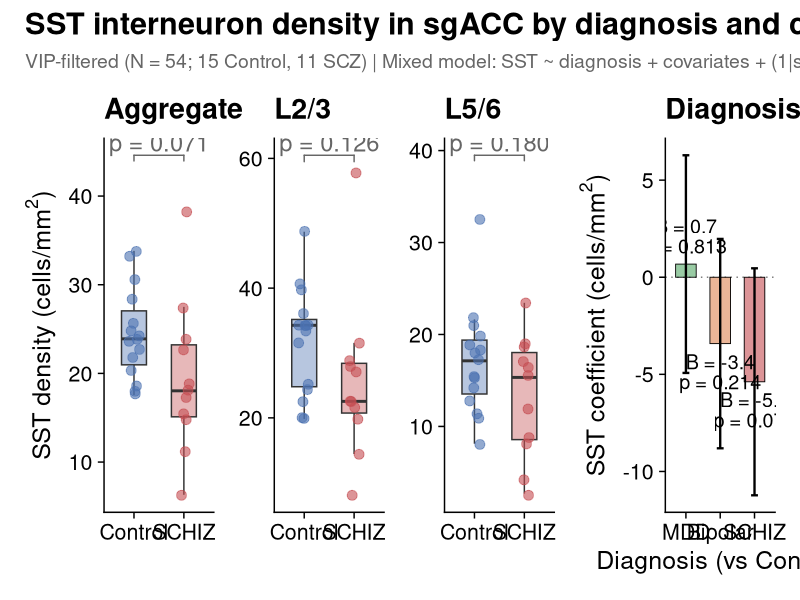
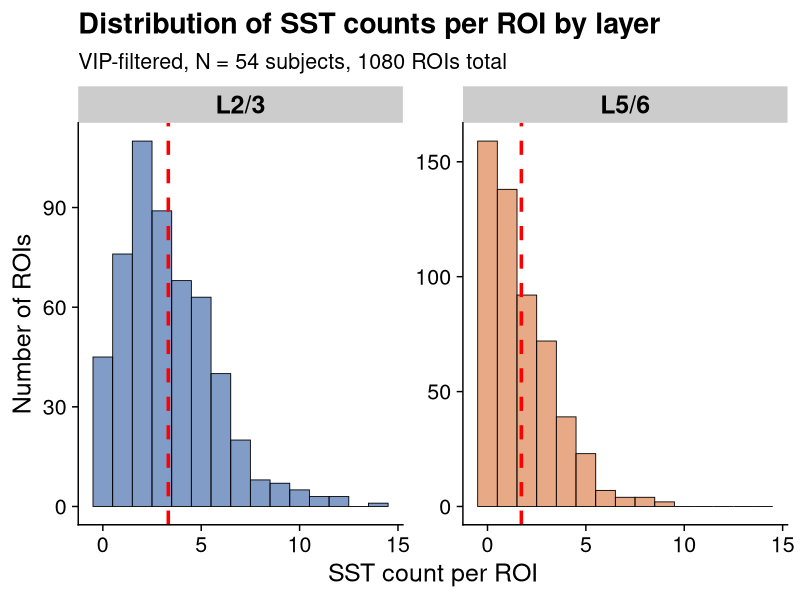

Source code (R) for these figures, in order:
## ---- chunk 1
knitr::opts_chunk$set(echo = TRUE, fig.width = 10, fig.height = 6, dpi = 150,
                      warning = FALSE, message = FALSE)
library(tidyverse)
library(cowplot)
library(ggsignif)
library(patchwork)
theme_set(theme_cowplot(font_size = 18))
## ---- chunk 2
# Single consolidated dataset — all 68 R-section subjects
# vip_pass column indicates VIP t-test quality filter (p < 0.05)
df_all <- read_csv("../data/sst_analysis_data.csv", show_col_types = FALSE) %>%
  mutate(
    layer = factor(layer, levels = c("L2/3", "L5/6")),
    diagnosis = factor(diagnosis, levels = c("Control", "MDD", "Bipolar", "SCHIZ"))
  )

# Convert counts to density (cells/mm²)
# FOV = 333 x 333 µm = 0.110889 mm²
fov_area_mm2 <- 0.110889
df_all <- df_all %>% mutate(SST_density = SST / fov_area_mm2)

# Primary analysis: VIP-filtered subjects
df_filt <- df_all %>% filter(vip_pass)

n_all <- n_distinct(df_all$subject)
n_filt <- n_distinct(df_filt$subject)
cat(sprintf("Total subjects: %d | VIP-filtered: %d\n", n_all, n_filt))
cat(sprintf("Diagnosis (filtered): %s\n",
            paste(df_filt %>% distinct(subject, diagnosis) %>% count(diagnosis) %>%
                    mutate(label = sprintf("%s=%d", diagnosis, n)) %>% pull(label),
                  collapse = ", ")))
## ---- chunk 3
diag_colors <- c(Control = "#4C72B0", SCHIZ = "#C44E52")

# Control vs SCHIZ only (VIP-filtered)
df_cs <- df_filt %>% filter(diagnosis %in% c("Control", "SCHIZ")) %>% droplevels()
n_ctrl <- n_distinct(df_cs$subject[df_cs$diagnosis == "Control"])
n_schiz <- n_distinct(df_cs$subject[df_cs$diagnosis == "SCHIZ"])

# Per-subject means
subj_means <- df_cs %>%
  group_by(subject, diagnosis) %>%
  summarise(SST_density = mean(SST_density, na.rm = TRUE), .groups = "drop")

subj_layer_means <- df_cs %>%
  group_by(subject, diagnosis, layer) %>%
  summarise(SST_density = mean(SST_density, na.rm = TRUE), .groups = "drop")

density_label <- bquote("SST density (cells/"*mm^2*")")

# Panel A: Aggregate
p_agg <- ggplot(subj_means, aes(x = diagnosis, y = SST_density, fill = diagnosis)) +
  geom_boxplot(alpha = 0.4, outlier.shape = NA, width = 0.5) +
  geom_jitter(aes(color = diagnosis), width = 0.12, size = 3, alpha = 0.6) +
  scale_fill_manual(values = diag_colors, guide = "none") +
  scale_color_manual(values = diag_colors, guide = "none") +
  geom_signif(comparisons = list(c("Control", "SCHIZ")),
              annotations = "p = 0.071", y_position = 43,
              tip_length = 0.02, textsize = 6, color = "grey40") +
  labs(x = NULL, y = density_label, title = "Aggregate")

# Panel B: L2/3 only
p_l23 <- ggplot(subj_layer_means %>% filter(layer == "L2/3"),
                aes(x = diagnosis, y = SST_density, fill = diagnosis)) +
  geom_boxplot(alpha = 0.4, outlier.shape = NA, width = 0.5) +
  geom_jitter(aes(color = diagnosis), width = 0.12, size = 3, alpha = 0.6) +
  scale_fill_manual(values = diag_colors, guide = "none") +
  scale_color_manual(values = diag_colors, guide = "none") +
  geom_signif(comparisons = list(c("Control", "SCHIZ")),
              annotations = "p = 0.126", y_position = 58,
              tip_length = 0.02, textsize = 6, color = "grey40") +
  labs(x = NULL, y = NULL, title = "L2/3")

# Panel C: L5/6 only
p_l56 <- ggplot(subj_layer_means %>% filter(layer == "L5/6"),
                aes(x = diagnosis, y = SST_density, fill = diagnosis)) +
  geom_boxplot(alpha = 0.4, outlier.shape = NA, width = 0.5) +
  geom_jitter(aes(color = diagnosis), width = 0.12, size = 3, alpha = 0.6) +
  scale_fill_manual(values = diag_colors, guide = "none") +
  scale_color_manual(values = diag_colors, guide = "none") +
  geom_signif(comparisons = list(c("Control", "SCHIZ")),
              annotations = "p = 0.180", y_position = 38,
              tip_length = 0.02, textsize = 6, color = "grey40") +
  labs(x = NULL, y = NULL, title = "L5/6")

# Panel D: Diagnosis effect coefficients (aggregate model)
count_to_density <- 1 / fov_area_mm2
coef_df <- tibble(
  diagnosis = factor(c("MDD", "Bipolar", "SCHIZ"), levels = c("MDD", "Bipolar", "SCHIZ")),
  beta = c(0.075, -0.379, -0.597) * count_to_density,
  p = c(0.813, 0.214, 0.071),
  se = abs(c(0.075, -0.379, -0.597) * count_to_density) / abs(qnorm(c(0.813, 0.214, 0.071) / 2))
)
coef_colors <- c(MDD = "#55A868", Bipolar = "#DD8452", SCHIZ = "#C44E52")

p_coef <- ggplot(coef_df, aes(x = diagnosis, y = beta, fill = diagnosis)) +
  geom_hline(yintercept = 0, linetype = "dotted", color = "grey50") +
  geom_col(alpha = 0.6, width = 0.6, color = "black", linewidth = 0.3) +
  geom_errorbar(aes(ymin = beta - 1.96 * se, ymax = beta + 1.96 * se),
                width = 0.2, linewidth = 0.8) +
  geom_text(aes(label = sprintf("B = %.1f\np = %.3f", beta, p)),
            vjust = ifelse(coef_df$beta < 0, 1.3, -0.3),
            size = 5, lineheight = 0.85) +
  scale_fill_manual(values = coef_colors, guide = "none") +
  labs(x = "Diagnosis (vs Control)",
       y = bquote("SST coefficient (cells/"*mm^2*")"),
       title = "Diagnosis effects")

# Combine
p_combined <- (p_agg | p_l23 | p_l56 | p_coef) +
  plot_layout(widths = c(1, 1, 1, 1)) +
  plot_annotation(
    title = "SST interneuron density in sgACC by diagnosis and cortical layer",
    subtitle = sprintf("VIP-filtered (N = %d; %d Control, %d SCZ) | Mixed model: SST ~ diagnosis + covariates + (1|subject)",
                       n_filt, n_ctrl, n_schiz),
    theme = theme(plot.title = element_text(size = 22, face = "bold"),
                  plot.subtitle = element_text(size = 14, color = "grey40"))
  )

p_combined
## ---- chunk 4
df_filt %>%
  ggplot(aes(x = SST, fill = layer)) +
  geom_histogram(binwidth = 1, color = "black", linewidth = 0.3, alpha = 0.7) +
  facet_wrap(~layer, scales = "free_y") +
  scale_fill_manual(values = c("L2/3" = "#4C72B0", "L5/6" = "#DD8452"), guide = "none") +
  geom_vline(data = df_filt %>% group_by(layer) %>% summarise(m = mean(SST, na.rm = TRUE)),
             aes(xintercept = m), color = "red", linetype = "dashed", linewidth = 1.2) +
  labs(x = "SST count per ROI", y = "Number of ROIs",
       title = "Distribution of SST counts per ROI by layer",
       subtitle = sprintf("VIP-filtered, N = %d subjects, %d ROIs total", n_filt, nrow(df_filt))) +
  theme(strip.text = element_text(size = 18, face = "bold"))
## ---- chunk 5
summary_table <- df_filt %>%
  group_by(subject, diagnosis, layer) %>%
  summarise(mean_density = mean(SST_density, na.rm = TRUE), .groups = "drop") %>%
  group_by(diagnosis, layer) %>%
  summarise(
    N = n(),
    mean = mean(mean_density),
    sd = sd(mean_density),
    median = median(mean_density),
    .groups = "drop"
  ) %>%
  mutate(across(c(mean, sd, median), ~round(., 1)))

knitr::kable(summary_table,
             caption = sprintf("SST density (cells/mm2) by diagnosis and layer (VIP-filtered, N = %d)", n_filt),
             col.names = c("Diagnosis", "Layer", "N", "Mean", "SD", "Median"))
## ---- chunk 6
model_results <- tibble(
  Analysis = c(rep("Aggregate", 3), rep("L2/3 stratified", 3), rep("L5/6 stratified", 3)),
  Diagnosis = rep(c("SCHIZ", "Bipolar", "MDD"), 3),
  beta = c(-0.597, -0.379, 0.075, -0.762, -0.384, 0.105, -0.434, -0.377, 0.051),
  beta_density = round(c(-0.597, -0.379, 0.075, -0.762, -0.384, 0.105, -0.434, -0.377, 0.051) / fov_area_mm2, 1),
  p = c(0.071, 0.214, 0.813, 0.126, 0.403, 0.826, 0.180, 0.206, 0.871)
)

knitr::kable(model_results,
             caption = "Mixed model results: SST ~ diagnosis + age + sex + PMI + (1|subject)",
             col.names = c("Analysis", "Diagnosis (vs Control)", "Beta (count)", "Beta (cells/mm2)", "p-value"))
